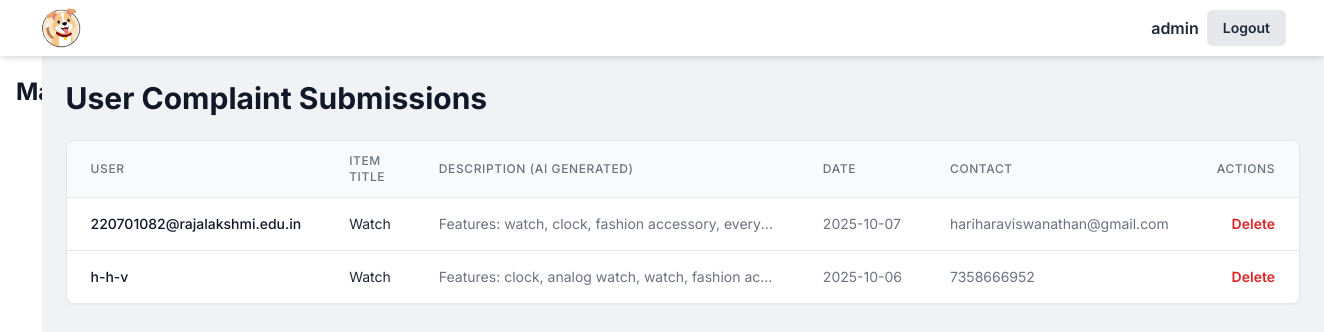
/admin/complaints (signed in), run on the app's committed database.
### app.py (models this page shows, shortened)
class User(UserMixin, db.Model):
    id = db.Column(db.Integer, primary_key=True)
    username = db.Column(db.String(150), unique=True, nullable=False)
    password_hash = db.Column(db.String(256), nullable=False) # Increased length for stronger hashes
    role = db.Column(db.String(80), nullable=False, default='user')
    complaints = db.relationship('Complaint', backref='user', lazy=True, cascade="all, delete-orphan")

class Complaint(db.Model):
    id = db.Column(db.Integer, primary_key=True)
    title = db.Column(db.String(200), nullable=False)
    description = db.Column(db.Text, nullable=False)
    location = db.Column(db.String(200), nullable=False)
    contact = db.Column(db.String(100), nullable=False)
    created_at = db.Column(db.DateTime(timezone=True), server_default=func.now())
    user_id = db.Column(db.Integer, db.ForeignKey('user.id'), nullable=False)
    images = db.relationship('ComplaintImage', backref='complaint', lazy=True, cascade="all, delete-orphan")

### app.py (the view)
@app.route('/admin/complaints')
@login_required
def view_complaints(complaint_id=None):
    if current_user.role != 'admin': return redirect(url_for('marketplace'))
    complaints = Complaint.query.order_by(Complaint.created_at.desc()).all()
    return render_template('complaints.html',
                           complaints=complaints)

### app.py (called while the page is built)
@login_manager.user_loader
def load_user(user_id):
    return User.query.get(int(user_id))

### templates/complaints.html (shortened to what this page needs)
{% extends "base.html" %}
{% block content %}
<div class="max-w-7xl mx-auto">
    <h1 class="text-3xl font-bold text-gray-900 mb-6">User Complaint Submissions</h1>
    <div class="bg-white rounded-lg border border-gray-200 shadow-sm overflow-hidden">
        <table class="min-w-full divide-y divide-gray-200">
            <thead class="bg-gray-50">
                <tr>
                    <th scope="col" class="px-6 py-3 text-left text-xs font-medium text-gray-500 uppercase tracking-wider">User</th>
                    <th scope="col" class="px-6 py-3 text-left text-xs font-medium text-gray-500 uppercase tracking-wider">Item Title</th>
                    <th scope="col" class="px-6 py-3 text-left text-xs font-medium text-gray-500 uppercase tracking-wider">Description (AI Generated)</th>
                    <th scope="col" class="px-6 py-3 text-left text-xs font-medium text-gray-500 uppercase tracking-wider">Date</th>
                    <th scope="col" class="px-6 py-3 text-left text-xs font-medium text-gray-500 uppercase tracking-wider">Contact</th>
                    <th scope="col" class="px-6 py-3 text-right text-xs font-medium text-gray-500 uppercase tracking-wider">Actions</th>
                </tr>
            </thead>
            <tbody class="bg-white divide-y divide-gray-200">
                {% for complaint in complaints %}
                <tr>
                    <td class="px-6 py-4 whitespace-nowrap text-sm font-medium text-gray-900">{{ complaint.user.username }}</td>
                    <td class="px-6 py-4 whitespace-nowrap text-sm text-gray-800">{{ complaint.title }}</td>
                    <td class="px-6 py-4 text-sm text-gray-500 max-w-sm truncate" title="{{ complaint.description }}">{{ complaint.description }}</td>
                    <td class="px-6 py-4 whitespace-nowrap text-sm text-gray-500">{{ complaint.created_at.strftime('%Y-%m-%d') }}</td>
                    <td class="px-6 py-4 whitespace-nowrap text-sm text-gray-500">{{ complaint.contact }}</td>
                    <td class="px-6 py-4 whitespace-nowrap text-right text-sm font-medium">
                        <form action="{{ url_for('delete_complaint', complaint_id=complaint.id) }}" method="POST" onsubmit="return confirm('Are you sure you want to permanently delete this complaint?');">
                            <button type="submit" class="text-red-600 hover:text-red-900 font-semibold">Delete</button>
                        </form>
                    </td>
                </tr>
                {% else %}
                <tr>
                    <td colspan="6" class="px-6 py-12 text-center text-sm text-gray-500">No complaints have been submitted yet.</td>
                </tr>
                {% endfor %}
            </tbody>
        </table>
    </div>
</div>
{% endblock %}

### templates/base.html (shortened to what this page needs)
<!DOCTYPE html>
<html lang="en">
<head>
    <script src="https://cdn.tailwindcss.com"></script>
</head>
<body class="min-h-screen">
    <header class="bg-white shadow-md sticky top-0 z-40">
        <div class="container mx-auto px-4">
            <div class="flex justify-between items-center h-14">
                <div class="flex items-center space-x-2">
                    <a href="{{ url_for('home') }}">
                        <img src="{{ url_for('static', filename='logo.png') }}" alt="Finder Logo" class="h-10 w-auto">
                    </a>
                </div>
                <div class="flex items-center space-x-2">
                    {% if current_user.is_authenticated %}
                        <span class="font-semibold text-gray-800">{{ current_user.username }}</span>
                        <a href="{{ url_for('logout') }}" class="bg-gray-200 text-gray-800 text-sm font-semibold px-4 py-2 rounded-md hover:bg-gray-300">Logout</a>
                    {% endif %}
                </div>
            </div>
        </div>
    </header>
    <div class="flex">
        <aside class="hidden lg:block w-[360px] bg-white p-4 h-[calc(100vh-56px)] overflow-y-auto sticky top-14">
             <div class="flex justify-between items-center mb-4">
                <h1 class="text-2xl font-bold text-gray-900">Marketplace</h1>
             </div>
        </aside>
        <main class="flex-grow p-4 lg:p-6">
            {% block content %}{% endblock %}
        </main>
    </div>
</body>
</html>

### templates/base.html (style rules this page uses)
body { font-family: 'Inter', sans-serif; background-color: #F0F2F5; }

### data on the page
User: username "admin"
Complaint: user.username "220701082@rajalakshmi.edu.in", title "Watch", description "Features: watch, clock, fashion accessory, every…", created_at "2025-10-07", contact "hariharaviswanathan@gmail.com"
Complaint: user.username "h-h-v", title "Watch", description "Features: clock, analog watch, watch, fashion ac…", created_at "2025-10-06", contact "7358666952"
